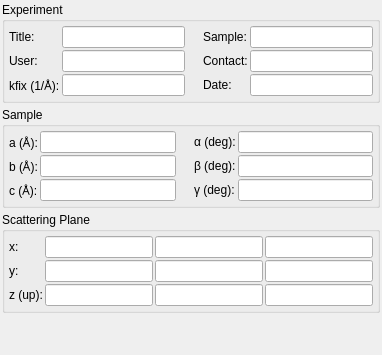
         <widget class="QWidget" name="tabExp">
          <attribute name="title">
           <string>Experiment</string>
          </attribute>
          <layout class="QGridLayout" name="gridLayout_7">
           <property name="margin">
            <number>2</number>
           </property>
           <property name="spacing">
            <number>4</number>
           </property>
           <item row="3" column="0">
            <spacer name="verticalSpacer">
             <property name="orientation">
              <enum>Qt::Vertical</enum>
             </property>
             <property name="sizeType">
              <enum>QSizePolicy::Expanding</enum>
             </property>
             <property name="sizeHint" stdset="0">
              <size>
               <width>20</width>
               <height>40</height>
              </size>
             </property>
            </spacer>
           </item>
           <item row="2" column="0">
            <widget class="QGroupBox" name="groupBox_2">
             <property name="title">
              <string>Scattering Plane</string>
             </property>
             <layout class="QGridLayout" name="gridLayout_8">
              <property name="margin">
               <number>4</number>
              </property>
              <property name="spacing">
               <number>2</number>
              </property>
              <item row="0" column="0">
               <widget class="QLabel" name="label_8">
                <property name="text">
                 <string>x:</string>
                </property>
               </widget>
              </item>
              <item row="0" column="1">
               <widget class="QLineEdit" name="editPlaneX0">
                <property name="readOnly">
                 <bool>true</bool>
                </property>
               </widget>
              </item>
              <item row="0" column="2">
               <widget class="QLineEdit" name="editPlaneX1">
                <property name="readOnly">
                 <bool>true</bool>
                </property>
               </widget>
              </item>
              <item row="0" column="3">
               <widget class="QLineEdit" name="editPlaneX2">
                <property name="readOnly">
                 <bool>true</bool>
                </property>
               </widget>
              </item>
              <item row="1" column="0">
               <widget class="QLabel" name="label_9">
                <property name="text">
                 <string>y:</string>
                </property>
               </widget>
              </item>
              <item row="1" column="1">
               <widget class="QLineEdit" name="editPlaneY0">
                <property name="readOnly">
                 <bool>true</bool>
                </property>
               </widget>
              </item>
              <item row="1" column="2">
               <widget class="QLineEdit" name="editPlaneY1">
                <property name="readOnly">
                 <bool>true</bool>
                </property>
               </widget>
              </item>
              <item row="1" column="3">
               <widget class="QLineEdit" name="editPlaneY2">
                <property name="readOnly">
                 <bool>true</bool>
                </property>
               </widget>
              </item>
              <item row="2" column="0">
               <widget class="QLabel" name="label_9z">
                <property name="text">
                 <string>z (up):</string>
                </property>
               </widget>
              </item>
              <item row="2" column="1">
               <widget class="QLineEdit" name="editPlaneZ0">
                <property name="readOnly">
                 <bool>true</bool>
                </property>
               </widget>
              </item>
              <item row="2" column="2">
               <widget class="QLineEdit" name="editPlaneZ1">
                <property name="readOnly">
                 <bool>true</bool>
                </property>
               </widget>
              </item>
              <item row="2" column="3">
               <widget class="QLineEdit" name="editPlaneZ2">
                <property name="readOnly">
                 <bool>true</bool>
                </property>
               </widget>
              </item>
             </layout>
            </widget>
           </item>
           <item row="0" column="0">
            <widget class="QGroupBox" name="groupBox_3">
             <property name="title">
              <string>Experiment</string>
             </property>
             <layout class="QGridLayout" name="gridLayout_9">
              <property name="margin">
               <number>4</number>
              </property>
              <property name="spacing">
               <number>2</number>
              </property>
              <item row="1" column="1">
               <widget class="QLineEdit" name="editUser">
                <property name="readOnly">
                 <bool>true</bool>
                </property>
               </widget>
              </item>
              <item row="1" column="3">
               <widget class="QLabel" name="label_12">
                <property name="text">
                 <string>Contact:</string>
                </property>
               </widget>
              </item>
              <item row="1" column="0">
               <widget class="QLabel" name="label_11">
                <property name="text">
                 <string>User:</string>
                </property>
               </widget>
              </item>
              <item row="2" column="1">
               <widget class="QLineEdit" name="editKfix">
                <property name="readOnly">
                 <bool>true</bool>
                </property>
               </widget>
              </item>
              <item row="1" column="2">
               <spacer name="horizontalSpacer_2">
                <property name="orientation">
                 <enum>Qt::Horizontal</enum>
                </property>
                <property name="sizeType">
                 <enum>QSizePolicy::Minimum</enum>
                </property>
                <property name="sizeHint" stdset="0">
                 <size>
                  <width>16</width>
                  <height>20</height>
                 </size>
                </property>
               </spacer>
              </item>
              <item row="1" column="4">
               <widget class="QLineEdit" name="editContact">
                <property name="readOnly">
                 <bool>true</bool>
                </property>
               </widget>
              </item>
              <item row="2" column="0">
               <widget class="QLabel" name="labelKfix">
                <property name="text">
                 <string>kfix (1/Å):</string>
                </property>
               </widget>
              </item>
              <item row="0" column="0">
               <widget class="QLabel" name="label_10">
                <property name="text">
                 <string>Title:</string>
                </property>
               </widget>
              </item>
              <item row="0" column="3">
               <widget class="QLabel" name="label_13">
                <property name="text">
                 <string>Sample:</string>
                </property>
               </widget>
              </item>
              <item row="0" column="1">
               <widget class="QLineEdit" name="editTitle">
                <property name="readOnly">
                 <bool>true</bool>
                </property>
               </widget>
              </item>
              <item row="0" column="4">
               <widget class="QLineEdit" name="editSample">
                <property name="readOnly">
                 <bool>true</bool>
                </property>
               </widget>
              </item>
              <item row="2" column="4">
               <widget class="QLineEdit" name="editTimestamp">
                <property name="readOnly">
                 <bool>true</bool>
                </property>
               </widget>
              </item>
              <item row="2" column="3">
               <widget class="QLabel" name="label_15">
                <property name="text">
                 <string>Date:</string>
                </property>
               </widget>
              </item>
             </layout>
            </widget>
           </item>
           <item row="1" column="0">
            <widget class="QGroupBox" name="groupBox">
             <property name="title">
              <string>Sample</string>
             </property>
             <property name="flat">
              <bool>false</bool>
             </property>
             <layout class="QGridLayout" name="gridLayout_6">
              <property name="margin">
               <number>4</number>
              </property>
              <property name="spacing">
               <number>2</number>
              </property>
              <item row="2" column="0">
               <widget class="QLabel" name="label_4">
                <property name="text">
                 <string>c (Å):</string>
                </property>
               </widget>
              </item>
              <item row="1" column="0">
               <widget class="QLabel" name="label_3">
                <property name="text">
                 <string>b (Å):</string>
                </property>
               </widget>
              </item>
              <item row="2" column="1">
               <widget class="QLineEdit" name="editC">
                <property name="readOnly">
                 <bool>true</bool>
                </property>
               </widget>
              </item>
              <item row="0" column="0">
               <widget class="QLabel" name="label_2">
                <property name="text">
                 <string>a (Å):</string>
                </property>
               </widget>
              </item>
              <item row="0" column="1">
               <widget class="QLineEdit" name="editA">
                <property name="readOnly">
                 <bool>true</bool>
                </property>
               </widget>
              </item>
              <item row="1" column="4">
               <widget class="QLineEdit" name="editBeta">
                <property name="readOnly">
                 <bool>true</bool>
                </property>
               </widget>
              </item>
              <item row="2" column="3">
               <widget class="QLabel" name="label_7">
                <property name="text">
                 <string>γ (deg):</string>
                </property>
               </widget>
              </item>
              <item row="0" column="3">
               <widget class="QLabel" name="label_5">
                <property name="text">
                 <string>α (deg):</string>
                </property>
               </widget>
              </item>
              <item row="0" column="4">
               <widget class="QLineEdit" name="editAlpha">
                <property name="readOnly">
                 <bool>true</bool>
                </property>
               </widget>
              </item>
              <item row="1" column="1">
               <widget class="QLineEdit" name="editB">
                <property name="readOnly">
                 <bool>true</bool>
                </property>
               </widget>
              </item>
              <item row="1" column="3">
               <widget class="QLabel" name="label_6">
                <property name="text">
                 <string>β (deg):</string>
                </property>
               </widget>
              </item>
              <item row="2" column="4">
               <widget class="QLineEdit" name="editGamma">
                <property name="readOnly">
                 <bool>true</bool>
                </property>
               </widget>
              </item>
              <item row="1" column="2">
               <spacer name="horizontalSpacer">
                <property name="orientation">
                 <enum>Qt::Horizontal</enum>
                </property>
                <property name="sizeType">
                 <enum>QSizePolicy::Minimum</enum>
                </property>
                <property name="sizeHint" stdset="0">
                 <size>
                  <width>16</width>
                  <height>20</height>
                 </size>
                </property>
               </spacer>
              </item>
             </layout>
            </widget>
           </item>
          </layout>
         </widget>
